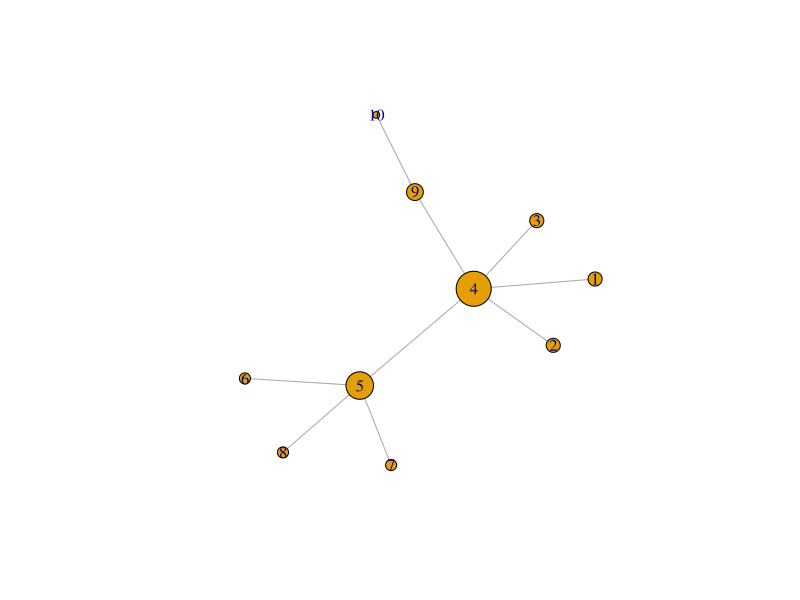
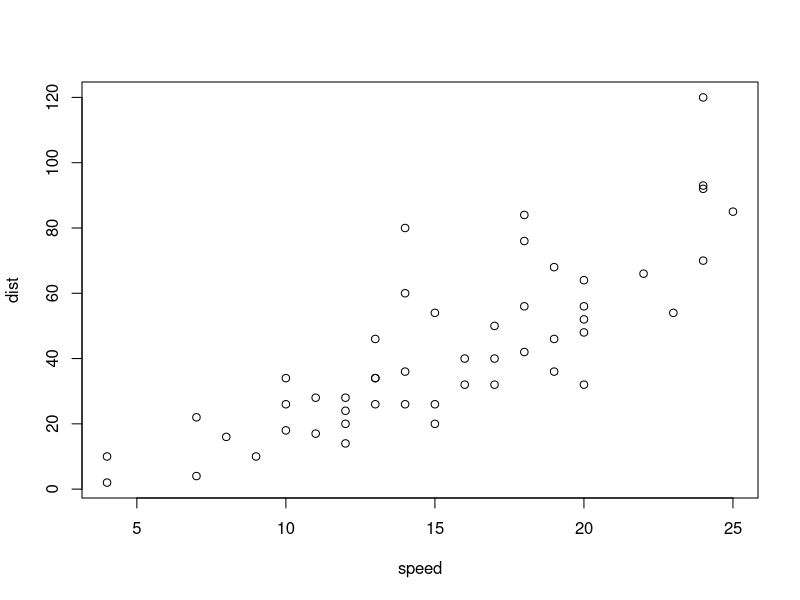

The R script that drew these images, in order:
## ---- chunk 1
library(igraph)
#--------------------------------------
# get data 
#--------------------------------------
 
# specify the adjacency matrix
M <- matrix(c(0, 0, 0, 1, 0, 0, 0, 0, 0, 0,0, 0, 0, 1, 0, 0, 0, 0, 0, 0,0, 0, 0, 1, 0, 0, 0, 0, 0, 0,1, 1, 1, 0, 1, 0, 0, 0, 1, 0,0,0, 0, 1, 0, 1, 1, 1, 0, 0,0, 0, 0, 0, 1, 0, 0, 0, 0, 0,0 ,0, 0, 0, 1, 0, 0, 0, 0, 0, 0, 0, 0, 0, 1, 0, 0, 0, 0, 0,0,0, 0, 1, 0, 0, 0, 0, 0, 1,0, 0, 0, 0, 0, 0, 0, 0, 1, 0 ),10,10, byrow= TRUE)
M

G<-graph.adjacency(M, mode=c("undirected"))               # convert key player network matrix to an igraph object    
betweenness(G)
evcent(G)
evcent(G)$vector
cent<-data.frame(bet=betweenness(G),eig=evcent(G)$vector) # calculate betweeness & eigenvector centrality 

# Calculate how the betweenness and the eigenvector centrality are related - using linear regression function
lm(eig~bet,data=cent)

# calculate what are the residuals for all of the ten data i.e by how much does the calculate deviate from the actual result when the formulaer is applied to the ten instances of data
lm(eig~bet,data=cent)$residuals

res<-as.vector(lm(eig~bet,data=cent)$residuals)           # calculate residuals
res
cent
# Add the column res to its respective 10 data  instances
cent<-transform(cent,res=res)                             # add to centrality data set
cent

write.csv(cent,"r_keyactorcentrality.csv")                  # save in project folder
 
#--------------------------------------
# visualize the network
#--------------------------------------
 
# plot that reflects correct vertex names and scaled by centrality

plot(G, layout = layout.fruchterman.reingold, vertex.size = 20*evcent(G)$vector, vertex.label = as.vector(rownames(cent)))
 
#-------------------------------------------
# create Credit Risk analysis  now
#------------------------------------------
 
id <- c(1,2,3,4,5,6,7,8,9,10)  # create individual id's for reference
income <- c(35000, 37000, 43000, 63000, 72000, 27000, 30000, 34000, 45000, 55000) # income
default <- c(1,1,1,0,0,1,1,1,1,1) # default indicator
 
#-------------------------------------------
# basic regression
#------------------------------------------
cent
# add the betweenness and the eigen vecotr centrality and the residual as the paarameter to the dataset, then we will 
# perform the liner regression on the data and see how does the eigenvector and centrality affect the default
# i.e Analyse  how the peoples default on load behaviour changes depending on how  connected they are and how well connected to  the influentioal person they are. 
# Compare with the previous linear regression if the coeficient value of th income changes significantly when the two params are considered. If yes, then it imple that it likely implies that the cconnected  affect the connectedness.
# If the betweenness adn centrality has no role the it should have lest coeficient value . 
# Alos we should check for correlation between the betweenness and the other prominent factors. If there is high correlation betweene the income and the connectedness then it likely implies that both mean almost similar thing and that the they are possible mis represented by being duplicated.
# that is why we try to avoid the params with high correlation.
creditrisk <- cbind(id,income, cent, default) # combine with eigenvector centrality derived above
creditrisk

# model default risk as a function of income and network relationship  
lm(creditrisk$default ~  creditrisk$eig + creditrisk$income) 
lm(creditrisk$default ~  creditrisk$income) 
lm(creditrisk$default ~  creditrisk$eig)
lm(creditrisk$default ~  creditrisk$bet)

# The higher the betweeenness value lower is the  default probability i.e the higher  a person lies in along the short path, the lesser likely is he to default. Since defaulting will probably increase the chance of him creating the social reputation. severing the reputation mens severing the links between people.

# Eigenvector has more impact, i.e the more well connected the people are, the lesser is the chance of default i.e 


# OLS
model1 <- lm(creditrisk$default ~  creditrisk$eig + creditrisk$income) 
summary(model1)


## ---- chunk 2
plot(cars)
